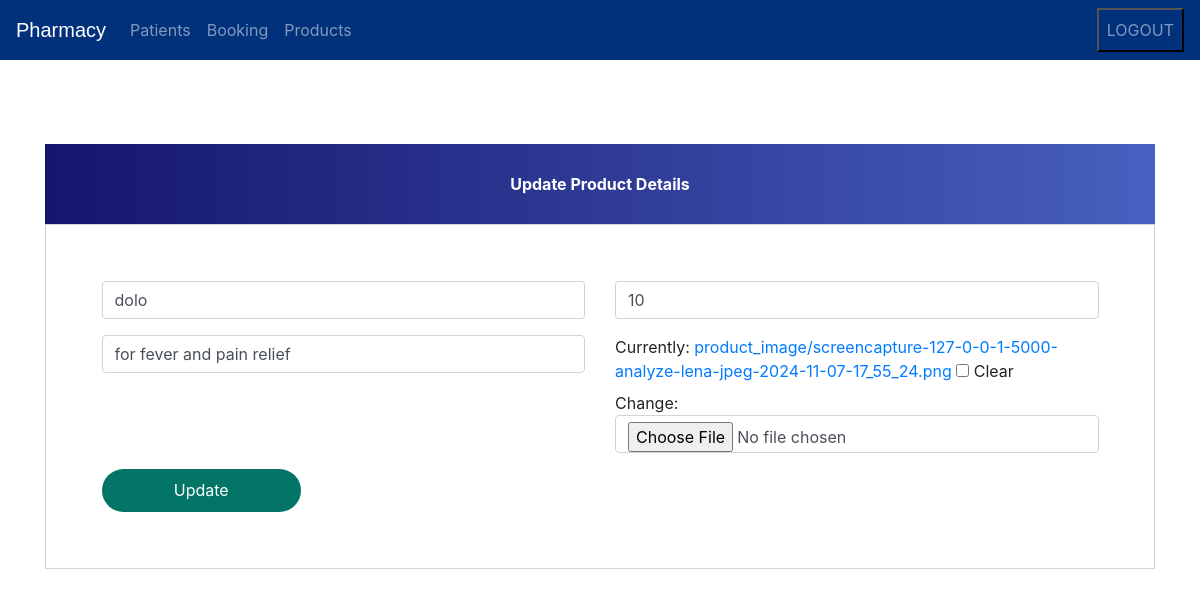
/update-product/1, run on the app's committed database.
### hospital/models.py (models this page shows, shortened)
class Product(models.Model):
    name=models.CharField(max_length=40)
    product_image= models.ImageField(upload_to='product_image/',null=True,blank=True)
    price = models.PositiveIntegerField()
    description=models.CharField(max_length=40)

### hospital/views.py (the view)
# urls.py: path('update-product/<int:pk>', views.update_product_view,name='update-product'),
def update_product_view(request,pk):
    product=models.Product.objects.get(id=pk)
    productForm=forms.ProductForm(instance=product)
    if request.method=='POST':
        productForm=forms.ProductForm(request.POST,request.FILES,instance=product)
        if productForm.is_valid():
            productForm.save()
            return redirect('pharmacy-products')
    return render(request,'hospital/pharmacy_update_product.html',{'productForm':productForm})

### hospital/forms.py
class ProductForm(forms.ModelForm):
    class Meta:
        model=models.Product
        fields=['name','price','description','product_image']

### templates/hospital/pharmacy_update_product.html (shortened to what this page needs)
{% extends 'hospital/pharmacy_base.html' %}
{% load widget_tweaks %}
{% block content %}
<head>
  <link href="//maxcdn.bootstrapcdn.com/bootstrap/4.1.1/css/bootstrap.min.css" rel="stylesheet" id="bootstrap-css">
</head>
<br><br><br><br><br><br>
<form method="post" enctype="multipart/form-data">
  <div class="container register-form">
    <div class="form">
      <div class="note">
        <p>Update Product Details</p>
      </div>
      <div class="form-content">
        <div class="row">
          <div class="col-md-6">
            <div class="form-group">
              {% render_field productForm.name class="form-control" placeholder="Product Name" %}
            </div>
            <div class="form-group">
              {% render_field productForm.description class="form-control" placeholder="Description" %}
            </div>
          </div>
          <div class="col-md-6">
            <div class="form-group">
              {% render_field productForm.price class="form-control" placeholder="Price" %}
            </div>
            <div class="form-group">
              {% render_field productForm.product_image class="form-control" placeholder="product_image" %}
            </div>
          </div>
        </div>
        <button type="submit" class="btnSubmit">Update</button>
      </div>
    </div>
  </div>
</form>
{% endblock content %}

### templates/hospital/pharmacy_base.html (style rules this page uses)
p { text-align: center; }

### templates/hospital/pharmacy_update_product.html (style rules this page uses)
a:link { text-decoration: none; }
.note { text-align: center; height: 80px; background: -webkit-linear-gradient(left,#15156d, #4860bf); color: #fff; font-weight: bold; line-height: 80px; }
.form-content { padding: 5%; border: 1px solid #ced4da; margin-bottom: 2%; }
.form-control { border-radius: 1.5rem; }
.btnSubmit { border: none; border-radius: 1.5rem; padding: 1%; width: 20%; cursor: pointer; background: #027567; color: #fff; }

### data on the page
Product: name "dolo", description "for fever and pain relief", price "10"
